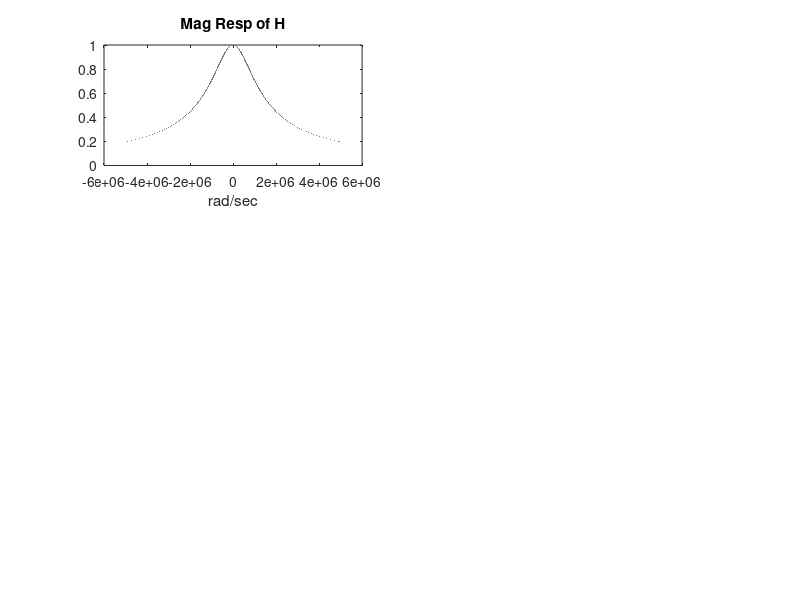

This chart was generated by the following MATLAB code: (Note: this script raises an error after producing the figure.)
% Thomas Smallarz
% ECE444 Homework 2
% Fall 2020

% Essentials of Digital Signal Proscessing
% Problem 2.3-3
step = 100;
w = -1e7/2:step:1e7/2; s = j.*w;
H = @(s) (s.*1e-6 + 1).^(-1);

subplot(3,2,1); plot(w,abs(H(s)),'k'); title("Mag Resp of H"); xlabel("rad/sec");
xline(1e6,'--r'); xline(-1e6,'--r'); yline(1/sqrt(2),'--b');
subplot(3,2,2); plot(w,angle(H(s)),'k'); title("Phase Resp of H"); xlabel("rad/sec");
xline(1e6,'--r'); xline(-1e6,'--r'); hold on; plot(w,y(w),'r'); xline(0,'k'); yline(0,'k');

w2 = -1e6:step:1e6; s2 = j.*w2;

subplot(3,2,3); plot(w2,abs(H(s2)),'k'); title("Zoomed in Mag Resp of H"); xlabel("rad/sec");
xline(1e6,'--r'); xline(-1e6,'--r'); yline(1/sqrt(2),'--b'); axis([(-1e6-100000) (1e6+100000) 0.680 1.02]);


subplot(3,2,4); plot(w2,angle(H(s2)),'k'); title("Zoomed in Phase Resp of H"); xlabel("rad/sec");
xline(1e6,'--r'); xline(-1e6,'--r'); axis([(-1e6-100000) (1e6+100000) -1 1]);


tg = -diff(angle(H(s2)))./step;
w2_new = w2; w2_new(end) = [];
subplot(3,2,5); plot(w2_new,tg,'k'); title("Delay Variation of H"); xline(1e6); xline(-1e6); xlabel("rad/sec");

w3 = -1e7:step:1e7; s3 = j.*w3;
tg = -diff(angle(H(s3)))./step;
w3_new = w3; w3_new(end)=[];
subplot(3,2,6); plot(w3_new,tg,'k'); title("Delay Variation of H"); xline(3e6); xline(-3e6); xlabel("rad/sec");

y = @(x) -0.0000001.*(x-3000000) - 1.249;










